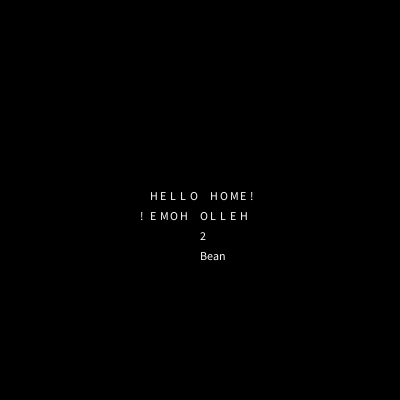
Frame 1 (no input)
Frame 60 (the mouse pressed at the canvas centre just before this capture): identical to frame 1, image omitted
Frame 120 (the mouse held since frame 60 and released just before this capture): identical to frame 1, image omitted

The Processing sketch that drew this single still picture (run headless with seeded random() and noise(); from frame 60 on, the mouse is pressed at the canvas centre):

// Processing sketch: prgram_ass11and12
// ── prgram_ass11and12.pde
/* This program has been written by Jasper Bosschart (s2562685) & Marina Stefanova (s2610604), assignment 1.1 from module 4 CreaTe 2021 */
char [] word = { 'H', 'E', 'L', 'L', 'O', ' ', 'H', 'O', 'M', 'E', '!'};
char [] name = {'A', 'N', 'N', 'A'};
char [] nameBackwards = reverse(name);
int startHeight, startWitdh, variableHeight, variableWitdh, counter;

void setup() {
  size(400, 400);
  startHeight = height/2;
  startWitdh = width/2;
}

void draw() {
  background(0);
  counter = 0;
  variableHeight = startHeight;
  variableWitdh = startWitdh;

  thingy1();

  variableWitdh = startWitdh;
  variableHeight = variableHeight + 20;

  thingy2();

  variableWitdh = startWitdh;
  variableHeight = variableHeight + 20;

  text(int(thingy3()), variableWitdh, variableHeight);

  counter = 0;
  variableWitdh = startWitdh;
  variableHeight = variableHeight + 20;

  if (thingy4() == true) {
    text("Bean", variableWitdh, variableHeight);
  } else {
    text("noBean", variableWitdh, variableHeight);
  }
  
  counter = 0;
  variableWitdh = startWitdh;
  variableHeight = variableHeight + 20;
}

void thingy1() {
  variableWitdh = variableWitdh - 50; 
  for (int i = 0; i < word.length; i += 1) {
    text(word[i], variableWitdh +i*10, variableHeight);
  }
}

void thingy2() {
  variableWitdh = variableWitdh + 50; 
  for (int i = word.length; i > 0; i -= 1) {
    text(word[i-1], variableWitdh -i*10, variableHeight);
  }
}

int thingy3() {
  for (int i = 0; i < word.length; i += 1) {
    if (word[i] == 'E') {
      counter = counter +1;
    }
  }
  return counter;
}

boolean thingy4() {
  for (int i = 0; i < name.length; i += 1) {
    if (name[i] == nameBackwards[i]) {
      counter=counter+1;
    }
  }
  if (counter == name.length) {
    return true;
  } else {
    return false;
  }
}
